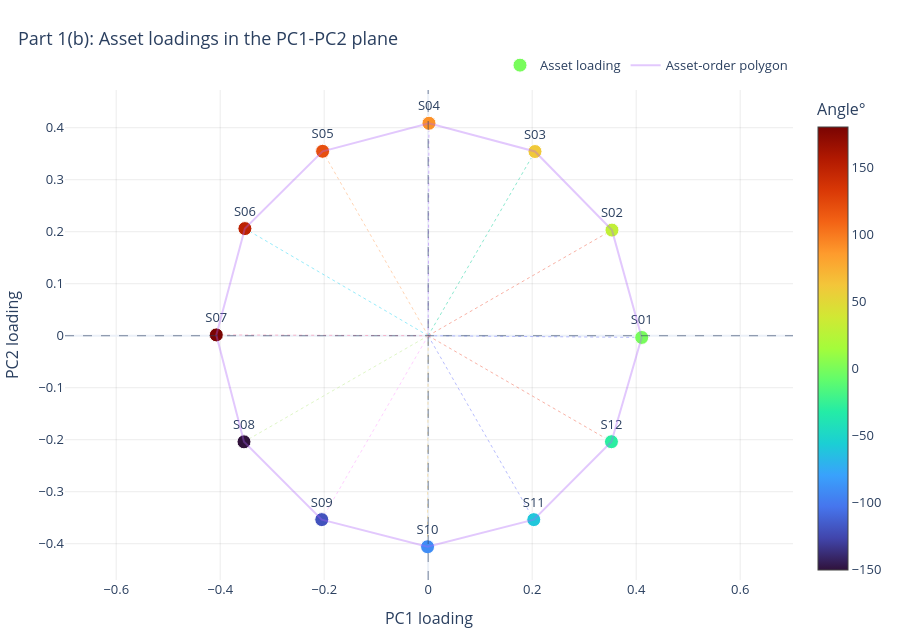

The notebook cell saved with this chart:
### Markdown cell above
PC1 vs PC2 Loading Plot

### Code cell
# Interactive loading map. The dashed spokes make the 12-gon geometry easier to explain.
loadings_df = pd.DataFrame({
    "asset_id": returns_mon.columns,
    "PC1 loading": loadings[:, 0],
    "PC2 loading": loadings[:, 1],
})
loadings_df["radius"] = np.sqrt(loadings_df["PC1 loading"]**2 + loadings_df["PC2 loading"]**2)
loadings_df["angle_deg"] = np.degrees(np.arctan2(loadings_df["PC2 loading"], loadings_df["PC1 loading"]))

fig = go.Figure()

for _, row in loadings_df.iterrows():
    fig.add_trace(go.Scatter(
        x=[0, row["PC1 loading"]],
        y=[0, row["PC2 loading"]],
        mode="lines",
        line=dict(width=1, dash="dot"),
        opacity=0.45,
        showlegend=False,
        hoverinfo="skip",
    ))

fig.add_trace(go.Scatter(
    x=loadings_df["PC1 loading"],
    y=loadings_df["PC2 loading"],
    mode="markers+text",
    text=loadings_df["asset_id"],
    textposition="top center",
    marker=dict(
        size=14,
        color=loadings_df["angle_deg"],
        colorscale="Turbo",
        showscale=True,
        colorbar=dict(title="Angle°"),
        line=dict(width=1, color="white"),
    ),
    customdata=np.stack([loadings_df["radius"], loadings_df["angle_deg"]], axis=-1),
    hovertemplate="%{text}<br>PC1=%{x:.4f}<br>PC2=%{y:.4f}<br>Radius=%{customdata[0]:.4f}<br>Angle=%{customdata[1]:.1f}°<extra></extra>",
    name="Asset loading",
))

# Connect assets in label order to visually emphasize the approximate polygon/lattice structure.
ordered = loadings_df.sort_values("asset_id")
fig.add_trace(go.Scatter(
    x=list(ordered["PC1 loading"]) + [ordered["PC1 loading"].iloc[0]],
    y=list(ordered["PC2 loading"]) + [ordered["PC2 loading"].iloc[0]],
    mode="lines",
    line=dict(width=2),
    opacity=0.35,
    name="Asset-order polygon",
    hoverinfo="skip",
))

fig.add_hline(y=0, line_width=1, line_dash="dash", opacity=0.6)
fig.add_vline(x=0, line_width=1, line_dash="dash", opacity=0.6)
fig.update_xaxes(title_text="PC1 loading", zeroline=True)
fig.update_yaxes(title_text="PC2 loading", scaleanchor="x", scaleratio=1, zeroline=True)
style_figure(fig, "Part 1(b): Asset loadings in the PC1-PC2 plane", height=640).show()

### Figure 1 — Plotly figure (JSON) as saved in the notebook; plotly's stock layout.template omitted (floating-point values rounded to 4 significant figures)
{"data": [{"hoverinfo": "skip", "line": {"dash": "dot", "width": 1}, "mode": "lines", "opacity": 0.45, "showlegend": false, "type": "scatter", "x": [0, 0.4106], "y": [0, -0.003313]}, {"hoverinfo": "skip", "line": {"dash": "dot", "width": 1}, "mode": "lines", "opacity": 0.45, "showlegend": false, "type": "scatter", "x": [0, 0.3534], "y": [0, 0.2031]}, {"hoverinfo": "skip", "line": {"dash": "dot", "width": 1}, "mode": "lines", "opacity": 0.45, "showlegend": false, "type": "scatter", "x": [0, 0.2054], "y": [0, 0.3542]}, {"hoverinfo": "skip", "line": {"dash": "dot", "width": 1}, "mode": "lines", "opacity": 0.45, "showlegend": false, "type": "scatter", "x": [0, 0.001509], "y": [0, 0.4086]}, {"hoverinfo": "skip", "line": {"dash": "dot", "width": 1}, "mode": "lines", "opacity": 0.45, "showlegend": false, "type": "scatter", "x": [0, -0.203], "y": [0, 0.3547]}, {"hoverinfo": "skip", "line": {"dash": "dot", "width": 1}, "mode": "lines", "opacity": 0.45, "showlegend": false, "type": "scatter", "x": [0, -0.3525], "y": [0, 0.206]}, {"hoverinfo": "skip", "line": {"dash": "dot", "width": 1}, "mode": "lines", "opacity": 0.45, "showlegend": false, "type": "scatter", "x": [0, -0.4075], "y": [0, 0.001603]}, {"hoverinfo": "skip", "line": {"dash": "dot", "width": 1}, "mode": "lines", "opacity": 0.45, "showlegend": false, "type": "scatter", "x": [0, -0.3542], "y": [0, -0.2041]}, {"hoverinfo": "skip", "line": {"dash": "dot", "width": 1}, "mode": "lines", "opacity": 0.45, "showlegend": false, "type": "scatter", "x": [0, -0.2047], "y": [0, -0.3536]}, {"hoverinfo": "skip", "line": {"dash": "dot", "width": 1}, "mode": "lines", "opacity": 0.45, "showlegend": false, "type": "scatter", "x": [0, -0.001205], "y": [0, -0.4058]}, {"hoverinfo": "skip", "line": {"dash": "dot", "width": 1}, "mode": "lines", "opacity": 0.45, "showlegend": false, "type": "scatter", "x": [0, 0.203], "y": [0, -0.3537]}, {"hoverinfo": "skip", "line": {"dash": "dot", "width": 1}, "mode": "lines", "opacity": 0.45, "showlegend": false, "type": "scatter", "x": [0, 0.3524], "y": [0, -0.2039]}, {"customdata": [[0.4106, -0.4622], [0.4076, 29.88], [0.4095, 59.89], [0.4086, 89.79], [0.4087, 119.8], [0.4083, 149.7], [0.4075, 179.8], [0.4088, -150.1], [0.4086, -120.1], [0.4058, -90.17], [0.4078, -60.14], [0.4072, -30.05]], "hovertemplate": "%{text}<br>PC1=%{x:.4f}<br>PC2=%{y:.4f}<br>Radius=%{customdata[0]:.4f}<br>Angle=%{customdata[1]:.1f}°<extra></extra>", "marker": {"color": [-0.4622, 29.88, 59.89, 89.79, 119.8, 149.7, 179.8, -150.1, -120.1, -90.17, -60.14, -30.05], "colorbar": {"title": {"text": "Angle°"}}, "colorscale": [[0, "#30123b"], [0.07143, "#4145ab"], [0.1429, "#4675ed"], [0.2143, "#39a2fc"], [0.2857, "#1bcfd4"], [0.3571, "#24eca6"], [0.4286, "#61fc6c"], [0.5, "#a4fc3b"], [0.5714, "#d1e834"], [0.6429, "#f3c63a"], [0.7143, "#fe9b2d"], [0.7857, "#f36315"], [0.8571, "#d93806"], [0.9286, "#b11901"], [1, "#7a0402"]], "line": {"color": "white", "width": 1}, "showscale": true, "size": 14}, "mode": "markers+text", "name": "Asset loading", "text": ["S01", "S02", "S03", "S04", "S05", "S06", "S07", "S08", "S09", "S10", "S11", "S12"], "textposition": "top center", "type": "scatter", "x": [0.4106, 0.3534, 0.2054, 0.001509, -0.203, -0.3525, -0.4075, -0.3542, -0.2047, -0.001205, 0.203, 0.3524], "y": [-0.003313, 0.2031, 0.3542, 0.4086, 0.3547, 0.206, 0.001603, -0.2041, -0.3536, -0.4058, -0.3537, -0.2039]}, {"hoverinfo": "skip", "line": {"width": 2}, "mode": "lines", "name": "Asset-order polygon", "opacity": 0.35, "type": "scatter", "x": [0.4106, 0.3534, 0.2054, 0.001509, -0.203, -0.3525, -0.4075, -0.3542, -0.2047, -0.001205, 0.203, 0.3524, 0.4106], "y": [-0.003313, 0.2031, 0.3542, 0.4086, 0.3547, 0.206, 0.001603, -0.2041, -0.3536, -0.4058, -0.3537, -0.2039, -0.003313]}], "layout": {"font": {"size": 13}, "height": 640, "legend": {"orientation": "h", "x": 1, "xanchor": "right", "y": 1.02, "yanchor": "bottom"}, "margin": {"b": 60, "l": 60, "r": 40, "t": 90}, "shapes": [{"line": {"dash": "dash", "width": 1}, "opacity": 0.6, "type": "line", "x0": 0, "x1": 1, "xref": "x domain", "y0": 0, "y1": 0, "yref": "y"}, {"line": {"dash": "dash", "width": 1}, "opacity": 0.6, "type": "line", "x0": 0, "x1": 0, "xref": "x", "y0": 0, "y1": 1, "yref": "y domain"}], "title": {"text": "Part 1(b): Asset loadings in the PC1-PC2 plane", "x": 0.02, "xanchor": "left"}, "xaxis": {"gridcolor": "rgba(0,0,0,0.08)", "showgrid": true, "title": {"text": "PC1 loading"}, "zeroline": true}, "yaxis": {"gridcolor": "rgba(0,0,0,0.08)", "scaleanchor": "x", "scaleratio": 1, "showgrid": true, "title": {"text": "PC2 loading"}, "zeroline": true}}}
